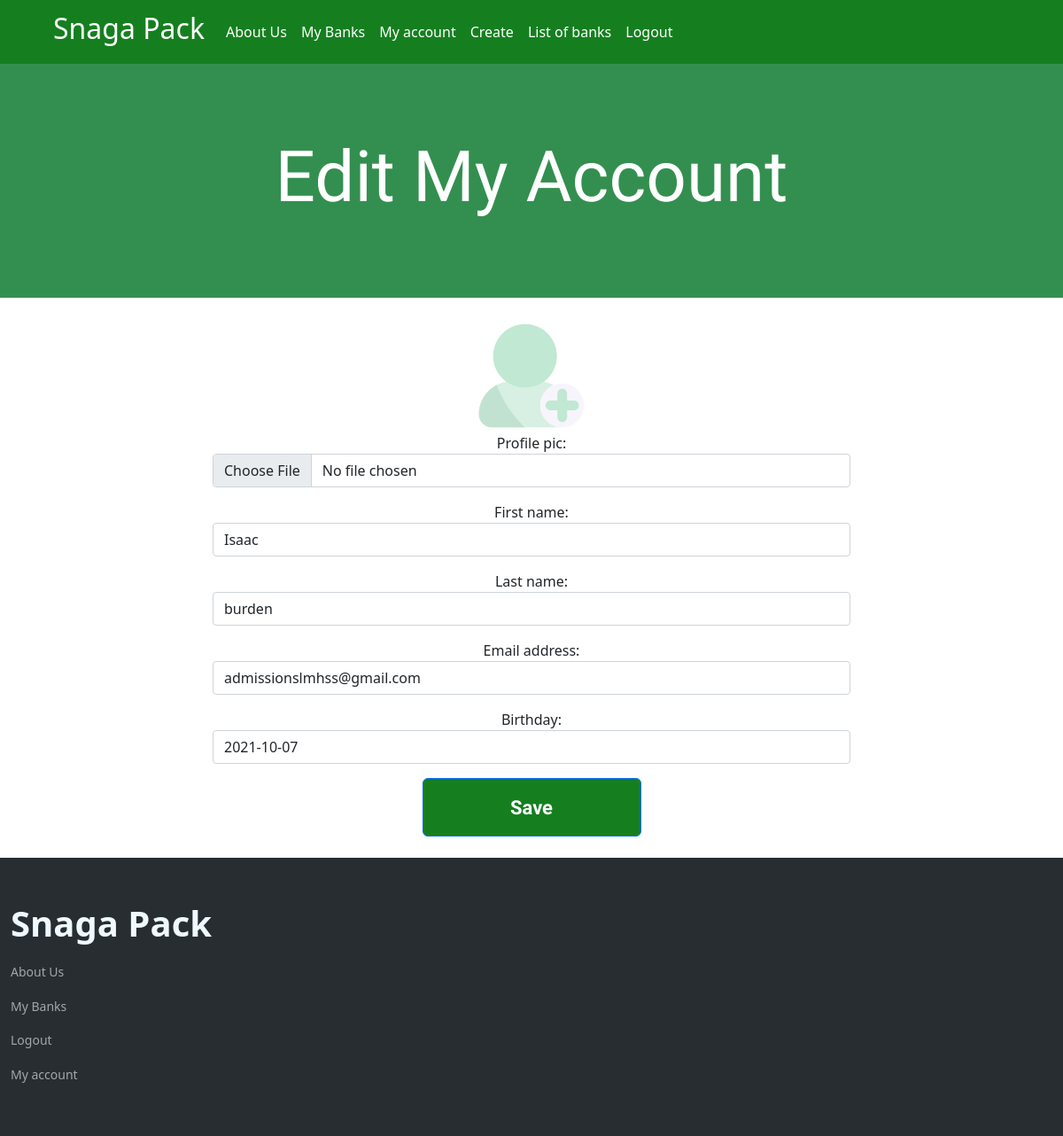
The app's page /account/edit (signed in) with its own data.
### octopus/models.py (models this page shows)
class User(AbstractUser):
    profile_pic = models.ImageField(null=False, upload_to = file_name)
    Birthday = models.DateField(null=False, blank=False)
    representative = models.BooleanField(null=False)

### octopus/views.py (the view)
# urls.py: path("account/edit", views.edit_user, name="edit_user"),
def edit_user(request):
    user = request.user
    if user.is_authenticated:
        if request.method == "POST":
            form = UserForm(request.POST, instance=user)
            form.save()
            return HttpResponseRedirect(reverse('view_user'))
        else:
            return render(request, 'octopus/edit_user.html', {
                'form': UserForm(instance=user)
            })
    else:
        return HttpResponseRedirect(reverse('login'))

### octopus/views.py
class UserForm(ModelForm):
    class Meta:
        model = User
        fields = ['profile_pic', 'first_name',
                  'last_name', 'email', 'Birthday']
        widgets = {
            'profile_pic': widgets.FileInput(attrs={'class': "form-control"}),
            'first_name': widgets.TextInput(attrs={'class': "form-control"}),
            'last_name': widgets.TextInput(attrs={'class': "form-control"}),
            'email': widgets.EmailInput(attrs={'class': "form-control"}),
            'Birthday': widgets.DateInput(attrs={'class': "form-control"}),
        }

### octopus/templates/octopus/edit_user.html (shortened to what this page needs)
{% extends "octopus/layout.html" %}
{% load static %}
{% block link %}
{% if user.is_authenticated %}
<li class="nav-item">
    <a class="nav-link" href="{% url 'logout' %}">Logout</a>
</li>
{% endif %}
{% endblock %}
{% block body %}
<div class="container-fluid my-bank-head">
    <div class='row' id="my-banks-head">
        <p>
        <h1 id="my-banks">Edit My Account</h1>
        </p>
    </div>
</div>
<div class="container-fluid" id="user-form-c">
<form id="user-form" action="{% url 'edit_user' %}" enctype="multipart/form-data" method="post" class="create-form">
    <img src="{{request.user.profile_pic.url}}">
    {{form.as_p}}
    <input class="btn btn-primary" type="submit" value="Save">
</form>
</div>
{% endblock %}

### octopus/static/octopus/styles.css (style rules this page uses)
a { color:inherit; text-decoration: none; }
.navbar a { color:white; }
body, html { height: 100%; margin: 0; }
#my-banks { font-size: 80px; }
#my-banks-head { font-family: 'Spinnaker'; color:white; background: rgba(1, 115, 35, 0.8); text-align: center; padding: 64px 24px; line-height: 30px; }
#user-form { text-align: center; margin: 24px; }
#user-form .form-control { max-width:720px; margin: auto; }
#user-form-c { margin: auto; }
#user-form > input.btn.btn-primary { width: 247px; height: 66px; font-size: 22px; font-family: 'Comfortaa', sans-serif; font-weight: bold; background: #157F1F; border-radius: 6px; padding: 14px; }

### records on screen
User: user.profile_pic (picture), first_name "Isaac", last_name "burden", email "admissionslmhss@gmail.com", Birthday "2021-10-07"
